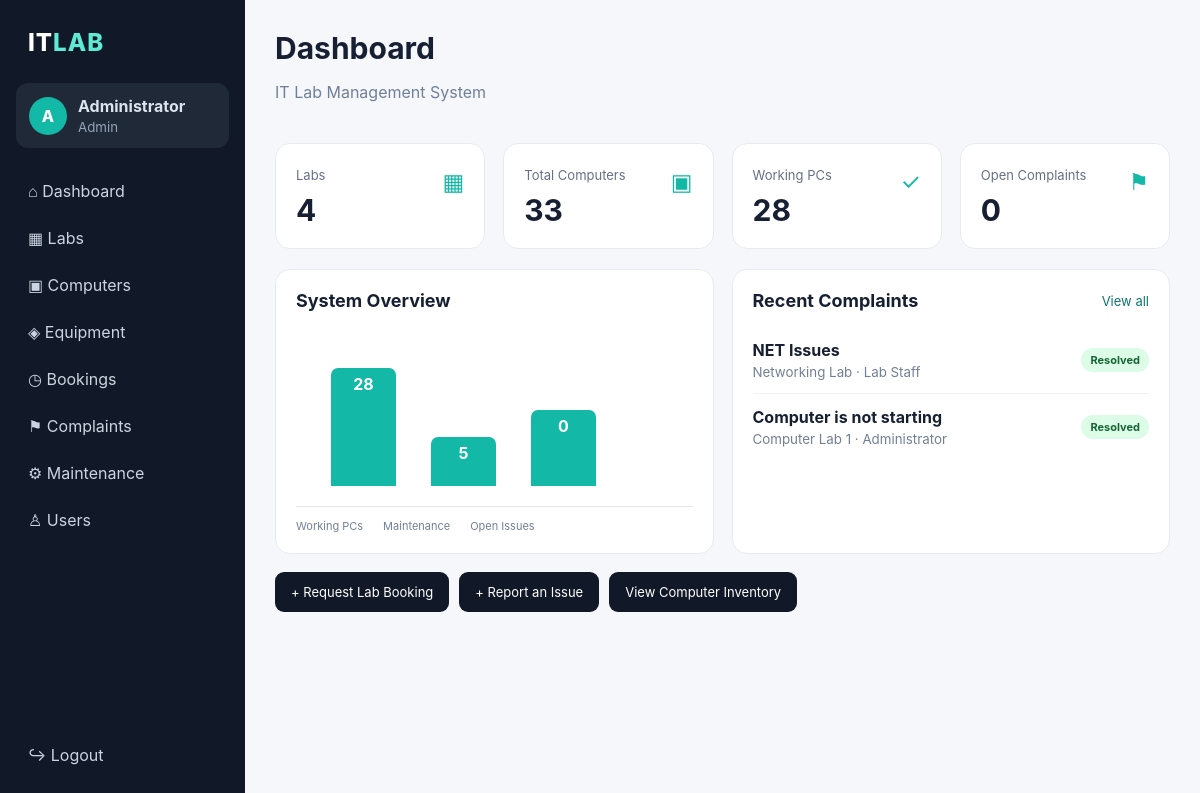
The app's page /dashboard (signed in) with its own data.
### tables this page shows
CREATE TABLE users (
        id INTEGER PRIMARY KEY AUTOINCREMENT,
        name TEXT NOT NULL,
        email TEXT UNIQUE NOT NULL,
        password TEXT NOT NULL,
        role TEXT NOT NULL DEFAULT 'staff'
    );

CREATE TABLE complaints (
        id INTEGER PRIMARY KEY AUTOINCREMENT,
        user_id INTEGER NOT NULL,
        lab_id INTEGER,
        title TEXT NOT NULL,
        description TEXT NOT NULL,
        priority TEXT NOT NULL DEFAULT 'Medium',
        status TEXT NOT NULL DEFAULT 'Open',
        created_at TEXT NOT NULL,
        FOREIGN KEY(user_id) REFERENCES users(id),
        FOREIGN KEY(lab_id) REFERENCES labs(id)
    );

CREATE TABLE labs (
        id INTEGER PRIMARY KEY AUTOINCREMENT,
        name TEXT NOT NULL,
        room TEXT NOT NULL,
        capacity INTEGER NOT NULL,
        status TEXT NOT NULL DEFAULT 'Available'
    );

### app.py (the view)
@app.route("/dashboard")
@login_required
def dashboard():
    conn = get_db()
    stats = {
        "labs": conn.execute("SELECT COUNT(*) c FROM labs").fetchone()["c"],
        "computers": conn.execute("SELECT COUNT(*) c FROM computers").fetchone()["c"],
        "working": conn.execute("SELECT COUNT(*) c FROM computers WHERE status='Working'").fetchone()["c"],
        "complaints": conn.execute("SELECT COUNT(*) c FROM complaints WHERE status!='Resolved'").fetchone()["c"],
        "bookings": conn.execute("SELECT COUNT(*) c FROM bookings WHERE status='Approved'").fetchone()["c"]
    }
    recent = conn.execute("""SELECT c.*,u.name user_name,l.name lab_name
                            FROM complaints c JOIN users u ON u.id=c.user_id
                            LEFT JOIN labs l ON l.id=c.lab_id
                            ORDER BY c.id DESC LIMIT 5""").fetchall()
    conn.close()
    return render_template("dashboard.html", stats=stats, recent=recent)

### app.py (called while the page is built)
def get_db():
    conn = sqlite3.connect(DB)
    conn.row_factory = sqlite3.Row
    return conn

def login_required(f):
    @wraps(f)
    def wrapper(*args, **kwargs):
        if "user_id" not in session:
            return redirect(url_for("login"))
        return f(*args, **kwargs)
    return wrapper

### templates/dashboard.html
{% extends "base.html" %}
{% block heading %}Dashboard{% endblock %}
{% block content %}
<div class="stats">
<div class="stat"><span>Labs</span><strong>{{stats.labs}}</strong><i>▦</i></div>
<div class="stat"><span>Total Computers</span><strong>{{stats.computers}}</strong><i>▣</i></div>
<div class="stat"><span>Working PCs</span><strong>{{stats.working}}</strong><i>✓</i></div>
<div class="stat"><span>Open Complaints</span><strong>{{stats.complaints}}</strong><i>⚑</i></div>
</div>
<div class="grid2">
<section class="card"><div class="cardhead"><h2>System Overview</h2></div>
<div class="chart"><div class="bar" style="height:85%"><span>{{stats.working}}</span></div><div class="bar" style="height:35%"><span>{{stats.computers-stats.working}}</span></div><div class="bar" style="height:55%"><span>{{stats.complaints}}</span></div></div>
<div class="legend"><span>Working PCs</span><span>Maintenance</span><span>Open Issues</span></div></section>
<section class="card"><div class="cardhead"><h2>Recent Complaints</h2><a href="{{url_for('complaints')}}">View all</a></div>
{% for x in recent %}<div class="listrow"><div><b>{{x.title}}</b><small>{{x.lab_name or 'General'}} · {{x.user_name}}</small></div><span class="badge {{x.status|lower|replace(' ','-')}}">{{x.status}}</span></div>{% else %}<p class="muted">No complaints yet.</p>{% endfor %}
</section></div>
<div class="quick"><a href="{{url_for('bookings')}}">+ Request Lab Booking</a><a href="{{url_for('complaints')}}">+ Report an Issue</a><a href="{{url_for('computers')}}">View Computer Inventory</a></div>
{% endblock %}

### templates/base.html (shortened to what this page needs)
<!doctype html>
<html lang="en">
<head>
<link rel="stylesheet" href="{{ url_for('static', filename='style.css') }}">
</head>
<body>
{% if session.get('user_id') %}
<div class="app">
<aside class="sidebar">
  <div class="brand">IT<span>LAB</span></div>
  <div class="userbox"><div class="avatar">{{ session.get('name','U')[0] }}</div><div><b>{{session.get('name')}}</b><small>{{session.get('role')|capitalize}}</small></div></div>
  <nav>
    <a href="{{url_for('dashboard')}}">⌂ Dashboard</a>
    <a href="{{url_for('labs')}}">▦ Labs</a>
    <a href="{{url_for('computers')}}">▣ Computers</a>
    <a href="{{url_for('equipment')}}">◈ Equipment</a>
    <a href="{{url_for('bookings')}}">◷ Bookings</a>
    <a href="{{url_for('complaints')}}">⚑ Complaints</a>
    <a href="{{url_for('maintenance')}}">⚙ Maintenance</a>
    {% if session.get('role')=='admin' %}<a href="{{url_for('users')}}">♙ Users</a>{% endif %}
  </nav>
  <a class="logout" href="{{url_for('logout')}}">↪ Logout</a>
</aside>
<main class="main">
<header><div><h1>{% block heading %}Dashboard{% endblock %}</h1><p class="muted">IT Lab Management System</p></div><div class="date">{{ now if now else '' }}</div></header>
{% block content %}{% endblock %}
</main>
</div>
{% else %}
{% block auth %}{% endblock %}
{% endif %}
</body>
</html>

### static/style.css (style rules this page uses)
* { box-sizing:border-box }
body { margin:0;font-family:Inter,Segoe UI,Arial,sans-serif;background:#f5f7fb;color:#172033 }
.app { display:flex;min-height:100vh }
.sidebar { width:245px;background:#111827;color:#dbe3ef;padding:24px 16px;display:flex;flex-direction:column;position:fixed;inset:0 auto 0 0 }
.brand { font-size:24px;font-weight:800;letter-spacing:1px;padding:4px 12px 26px;color:#fff }
.brand span { color:#5eead4 }
.userbox { display:flex;gap:11px;align-items:center;padding:13px;background:#1f2937;border-radius:12px;margin-bottom:22px }
.avatar { width:38px;height:38px;border-radius:50%;display:grid;place-items:center;background:#14b8a6;color:white;font-weight:800 }
.userbox small { display:block;color:#94a3b8;margin-top:3px }
nav { display:grid;gap:5px }
nav a,.logout { color:#cbd5e1;text-decoration:none;padding:11px 12px;border-radius:9px }
.logout { margin-top:auto }
.main { margin-left:245px;padding:30px;max-width:1500px;width:calc(100% - 245px) }
header { display:flex;justify-content:space-between;align-items:start;margin-bottom:25px }
h1 { margin:0 0 3px;font-size:30px }
h2 { margin:0;font-size:18px }
.muted,small { color:#718096 }
.stats { display:grid;grid-template-columns:repeat(4,1fr);gap:18px;margin-bottom:20px }
.stat { background:white;border:1px solid #e7ebf1;border-radius:15px;padding:20px;position:relative }
.stat span { color:#667085;font-size:13px }
.stat strong { display:block;font-size:30px;margin-top:8px }
.stat i { position:absolute;right:20px;top:24px;font-style:normal;font-size:23px;color:#14b8a6 }
.grid2 { display:grid;grid-template-columns:1fr 1fr;gap:18px }
.card { background:white;border:1px solid #e7ebf1;border-radius:15px;padding:20px;margin-bottom:18px }
.cardhead { display:flex;justify-content:space-between;align-items:center;margin-bottom:16px }
.cardhead a { color:#0f766e;text-decoration:none;font-size:13px }
.listrow { display:flex;justify-content:space-between;align-items:center;padding:13px 0;border-bottom:1px solid #edf0f4 }
.listrow:last-child { border-bottom:0 }
.listrow small { display:block;margin-top:4px }
.badge { display:inline-block;background:#eef2f7;border-radius:999px;padding:5px 9px;font-size:11px;font-weight:700 }
.available,.working,.approved,.resolved { background:#dcfce7;color:#166534 }
.quick { display:flex;gap:10px;flex-wrap:wrap }
.quick a { background:#111827;color:white;padding:12px 16px;border-radius:9px;text-decoration:none;font-size:13px }
.chart { height:180px;display:flex;align-items:end;gap:35px;padding:20px 35px;border-bottom:1px solid #e5e7eb }
.bar { width:65px;background:#14b8a6;border-radius:7px 7px 0 0;display:flex;justify-content:center;align-items:start;color:white;font-weight:700;padding-top:6px }
.legend { display:flex;gap:20px;font-size:11px;color:#718096;margin-top:12px }

### records on screen
users: get "Administrator", get "Admin"
complaints: title "NET Issues", name "Networking Lab", user_name "Lab Staff", status "Resolved"
complaints: title "Computer is not starting", name "Computer Lab 1", user_name "Administrator", status "Resolved"

### other values on screen
{{ session.get('name','U')[0] }} "A"
{{ stats.labs }} "4"
{{ stats.computers }} "33"
{{ stats.working }} "28"
{{ stats.complaints }} "0"
{{ stats.computers-stats.working }} "5"
